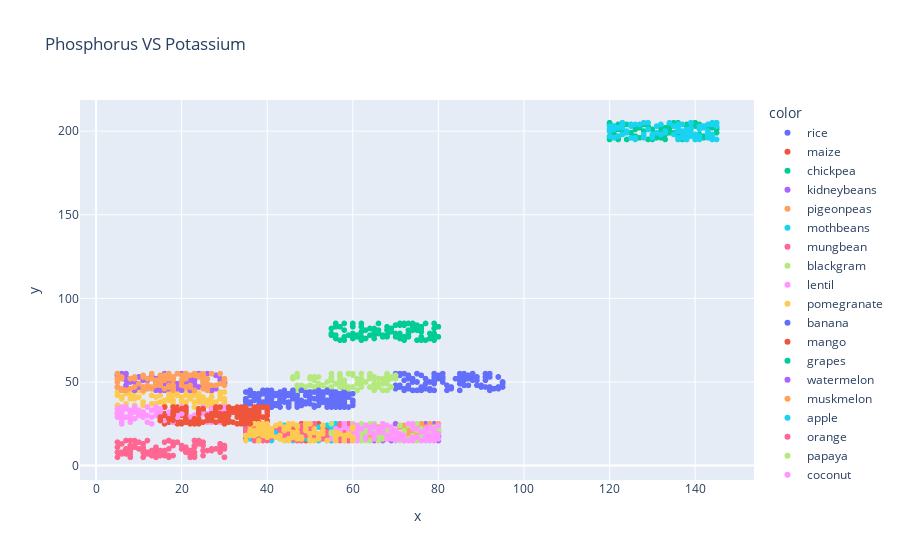

This figure's notebook cell:
### Code cell
fig=px.scatter(x=df['Phosphorus'],y=df['Potassium'],color=df['Label'],title='Phosphorus VS Potassium')
fig.show ()

### Figure 1 — Plotly figure (JSON) as saved in the notebook; plotly's stock layout.template omitted (floating-point values rounded to 4 significant figures)
{"data": [{"hovertemplate": "color=rice<br>x=%{x}<br>y=%{y}<extra></extra>", "legendgroup": "rice", "marker": {"color": "#636efa", "symbol": "circle"}, "mode": "markers", "name": "rice", "showlegend": true, "type": "scattergl", "x": [42, 58, 55, 35, 42, 37, 55, 53, 54, 58, 53, 46, 58, 56, 50, 48, 38, 35, 38, 35, 45, 40, 59, 41, 47, 53, 59, 50, 49, 51, 57, 35, 37, 53, 54, 55, 57, 39, 43, 44, 42, 45, 60, 40, 52, 35, 49, 39, 43, 55, 36, 60, 56, 60, 52, 38, 54, 36, 46, 55, 40, 58, 58, 36, 47, 41, 54, 59, 46, 56, 52, 45, 42, 43, 54, 36, 47, 35, 36, 41, 57, 45, 53, 43, 58, 60, 43, 50, 53, 50, 53, 44, 45, 40, 51, 46, 47, 55, 35, 37], "xaxis": "x", "y": [43, 41, 44, 40, 42, 42, 38, 40, 38, 38, 40, 42, 44, 36, 37, 39, 41, 39, 36, 40, 36, 43, 41, 43, 37, 41, 43, 41, 44, 35, 41, 40, 39, 38, 44, 42, 35, 36, 44, 41, 36, 43, 36, 40, 45, 38, 42, 38, 39, 45, 43, 39, 42, 43, 36, 39, 38, 45, 40, 35, 38, 45, 38, 42, 42, 36, 37, 35, 41, 37, 41, 38, 37, 42, 36, 45, 44, 38, 37, 38, 43, 35, 43, 39, 39, 38, 38, 44, 42, 40, 38, 38, 35, 38, 36, 42, 37, 45, 44, 40], "yaxis": "y"}, {"hovertemplate": "color=maize<br>x=%{x}<br>y=%{y}<extra></extra>", "legendgroup": "maize", "marker": {"color": "#EF553B", "symbol": "circle"}, "mode": "markers", "name": "maize", "showlegend": true, "type": "scattergl", "x": [54, 44, 43, 58, 38, 41, 41, 60, 44, 60, 44, 49, 52, 44, 54, 58, 47, 41, 53, 55, 57, 50, 56, 45, 48, 51, 39, 49, 48, 54, 35, 43, 57, 35, 46, 44, 56, 55, 35, 57, 56, 44, 48, 60, 51, 46, 60, 58, 43, 43, 36, 36, 60, 38, 54, 38, 44, 58, 44, 35, 45, 60, 51, 36, 48, 53, 45, 45, 35, 54, 39, 48, 37, 50, 39, 52, 39, 49, 42, 38, 52, 40, 57, 52, 59, 38, 60, 37, 58, 60, 59, 55, 51, 48, 60, 57, 35, 54, 58, 57], "xaxis": "x", "y": [16, 17, 16, 21, 20, 16, 17, 19, 17, 25, 19, 21, 16, 16, 21, 22, 17, 17, 19, 19, 21, 15, 22, 21, 16, 16, 18, 15, 22, 20, 25, 19, 25, 23, 22, 21, 18, 21, 18, 18, 17, 23, 17, 17, 23, 22, 15, 18, 23, 17, 20, 23, 23, 17, 17, 22, 21, 19, 20, 16, 20, 25, 24, 24, 18, 18, 23, 21, 24, 22, 18, 20, 16, 19, 24, 17, 23, 20, 21, 21, 25, 19, 24, 18, 17, 15, 22, 22, 15, 23, 17, 15, 18, 25, 22, 24, 22, 19, 23, 19], "yaxis": "y"}, {"hovertemplate": "color=chickpea<br>x=%{x}<br>y=%{y}<extra></extra>", "legendgroup": "chickpea", "marker": {"color": "#00cc96", "symbol": "circle"}, "mode": "markers", "name": "chickpea", "showlegend": true, "type": "scattergl", "x": [72, 72, 58, 72, 67, 73, 70, 70, 62, 74, 66, 66, 63, 62, 62, 72, 56, 71, 78, 70, 80, 68, 78, 68, 62, 67, 65, 60, 77, 68, 76, 79, 60, 78, 79, 58, 58, 55, 76, 61, 60, 55, 76, 68, 66, 64, 60, 76, 60, 68, 79, 74, 55, 77, 60, 67, 66, 71, 69, 79, 56, 72, 73, 64, 73, 75, 59, 69, 56, 76, 74, 71, 73, 70, 57, 79, 71, 76, 75, 80, 62, 79, 57, 73, 61, 78, 75, 55, 65, 60, 61, 67, 76, 63, 65, 56, 65, 56, 58, 69], "xaxis": "x", "y": [77, 84, 85, 85, 77, 81, 84, 84, 75, 81, 79, 79, 81, 85, 77, 84, 76, 84, 76, 77, 83, 77, 76, 83, 83, 78, 80, 84, 85, 81, 82, 85, 83, 76, 75, 81, 77, 78, 77, 77, 76, 79, 75, 81, 81, 78, 79, 83, 84, 78, 79, 85, 78, 75, 78, 78, 85, 76, 80, 77, 85, 75, 85, 82, 79, 75, 78, 82, 85, 80, 83, 79, 79, 79, 75, 82, 85, 82, 84, 77, 80, 78, 83, 77, 78, 79, 81, 82, 76, 85, 78, 77, 76, 76, 82, 78, 78, 83, 75, 82], "yaxis": "y"}, {"hovertemplate": "color=kidneybeans<br>x=%{x}<br>y=%{y}<extra></extra>", "legendgroup": "kidneybeans", "marker": {"color": "#ab63fa", "symbol": "circle"}, "mode": "markers", "name": "kidneybeans", "showlegend": true, "type": "scattergl", "x": [60, 70, 55, 64, 61, 65, 57, 80, 59, 59, 58, 57, 80, 60, 78, 77, 79, 80, 55, 65, 78, 65, 70, 64, 71, 79, 63, 80, 60, 75, 77, 72, 73, 77, 62, 59, 59, 62, 63, 79, 72, 64, 66, 57, 56, 77, 65, 72, 60, 80, 72, 67, 69, 77, 62, 71, 79, 59, 63, 56, 63, 67, 71, 74, 76, 66, 69, 65, 74, 67, 56, 59, 61, 80, 61, 74, 69, 75, 68, 65, 79, 78, 55, 59, 68, 68, 64, 69, 67, 69, 73, 78, 72, 67, 56, 65, 63, 70, 63, 60], "xaxis": "x", "y": [25, 16, 22, 16, 20, 22, 21, 18, 17, 22, 24, 19, 17, 22, 23, 25, 17, 15, 23, 20, 16, 25, 19, 22, 17, 20, 17, 22, 22, 21, 23, 18, 20, 17, 23, 22, 19, 22, 20, 23, 17, 15, 23, 18, 22, 24, 15, 21, 23, 19, 20, 24, 23, 25, 19, 17, 25, 18, 17, 20, 24, 22, 24, 15, 24, 17, 15, 16, 15, 25, 25, 15, 21, 20, 19, 21, 22, 18, 20, 16, 15, 22, 22, 15, 23, 19, 17, 19, 22, 20, 22, 20, 23, 15, 18, 18, 16, 25, 19, 24], "yaxis": "y"}, {"hovertemplate": "color=pigeonpeas<br>x=%{x}<br>y=%{y}<extra></extra>", "legendgroup": "pigeonpeas", "marker": {"color": "#FFA15A", "symbol": "circle"}, "mode": "markers", "name": "pigeonpeas", "showlegend": true, "type": "scattergl", "x": [72, 59, 73, 57, 79, 75, 70, 55, 58, 61, 58, 56, 72, 80, 72, 62, 58, 68, 67, 70, 63, 76, 55, 75, 71, 70, 72, 66, 56, 76, 69, 73, 61, 71, 61, 73, 72, 64, 74, 60, 66, 59, 67, 76, 73, 75, 70, 59, 62, 67, 66, 73, 67, 55, 56, 77, 73, 63, 77, 64, 75, 77, 80, 75, 80, 77, 78, 60, 74, 57, 60, 77, 68, 73, 59, 72, 56, 70, 74, 67, 74, 72, 68, 57, 62, 55, 77, 75, 71, 64, 55, 69, 67, 74, 64, 71, 72, 60, 71, 61], "xaxis": "x", "y": [24, 23, 23, 24, 18, 25, 20, 19, 20, 21, 24, 17, 17, 20, 17, 19, 16, 16, 24, 20, 19, 25, 19, 21, 24, 21, 21, 21, 17, 19, 19, 21, 18, 23, 21, 18, 22, 16, 19, 15, 15, 18, 18, 17, 19, 25, 20, 22, 23, 25, 23, 20, 18, 18, 24, 17, 20, 23, 22, 20, 24, 23, 25, 24, 21, 18, 25, 21, 16, 23, 19, 19, 20, 21, 24, 15, 23, 21, 15, 18, 20, 24, 20, 19, 16, 23, 21, 20, 24, 22, 16, 19, 19, 17, 18, 17, 22, 22, 18, 24], "yaxis": "y"}, {"hovertemplate": "color=mothbeans<br>x=%{x}<br>y=%{y}<extra></extra>", "legendgroup": "mothbeans", "marker": {"color": "#19d3f3", "symbol": "circle"}, "mode": "markers", "name": "mothbeans", "showlegend": true, "type": "scattergl", "x": [49, 59, 58, 43, 54, 43, 55, 35, 57, 53, 49, 56, 43, 38, 45, 57, 35, 55, 45, 58, 44, 49, 51, 48, 50, 56, 60, 37, 43, 43, 44, 43, 45, 56, 57, 45, 36, 57, 47, 49, 51, 44, 38, 57, 48, 44, 51, 44, 35, 60, 58, 42, 39, 36, 41, 41, 36, 46, 39, 57, 55, 51, 56, 57, 36, 41, 38, 37, 35, 45, 58, 56, 56, 51, 42, 59, 45, 40, 45, 52, 45, 54, 51, 41, 50, 40, 54, 55, 59, 45, 38, 58, 55, 36, 52, 59, 51, 47, 51, 51], "xaxis": "x", "y": [18, 23, 25, 18, 16, 22, 15, 20, 24, 24, 17, 25, 23, 22, 21, 20, 23, 25, 22, 25, 17, 22, 19, 15, 19, 20, 18, 21, 24, 24, 24, 22, 15, 23, 16, 19, 22, 20, 20, 16, 24, 21, 20, 20, 18, 20, 18, 24, 18, 23, 21, 22, 21, 22, 16, 15, 22, 15, 20, 25, 24, 17, 17, 17, 16, 19, 18, 24, 20, 20, 19, 23, 17, 25, 20, 20, 19, 17, 23, 23, 16, 24, 25, 21, 22, 23, 15, 22, 25, 18, 19, 17, 18, 23, 15, 22, 16, 17, 17, 21], "yaxis": "y"}, {"hovertemplate": "color=mungbean<br>x=%{x}<br>y=%{y}<extra></extra>", "legendgroup": "mungbean", "marker": {"color": "#FF6692", "symbol": "circle"}, "mode": "markers", "name": "mungbean", "showlegend": true, "type": "scattergl", "x": [55, 54, 55, 56, 56, 57, 59, 51, 49, 39, 35, 52, 42, 46, 38, 60, 53, 58, 35, 53, 47, 53, 45, 37, 60, 45, 57, 57, 57, 59, 41, 48, 36, 36, 59, 48, 50, 40, 43, 57, 60, 59, 60, 47, 45, 39, 40, 48, 59, 48, 43, 46, 47, 44, 58, 40, 38, 48, 49, 38, 58, 44, 59, 48, 41, 52, 48, 41, 37, 35, 41, 50, 35, 37, 39, 45, 37, 51, 56, 40, 36, 37, 47, 44, 59, 56, 45, 39, 37, 37, 54, 51, 54, 45, 40, 37, 44, 45, 45, 48], "xaxis": "x", "y": [20, 20, 20, 16, 17, 24, 23, 25, 18, 20, 22, 17, 23, 16, 21, 25, 22, 15, 24, 17, 20, 16, 23, 21, 15, 21, 25, 17, 22, 25, 18, 24, 25, 22, 22, 21, 21, 15, 22, 15, 23, 15, 25, 15, 22, 15, 24, 15, 25, 24, 21, 24, 19, 18, 20, 21, 18, 20, 25, 15, 15, 16, 23, 22, 17, 19, 17, 20, 25, 20, 20, 23, 21, 15, 22, 21, 20, 17, 20, 22, 21, 17, 18, 17, 19, 21, 18, 17, 15, 19, 17, 15, 20, 16, 21, 22, 19, 17, 23, 21], "yaxis": "y"}, {"hovertemplate": "color=blackgram<br>x=%{x}<br>y=%{y}<extra></extra>", "legendgroup": "blackgram", "marker": {"color": "#B6E880", "symbol": "circle"}, "mode": "markers", "name": "blackgram", "showlegend": true, "type": "scattergl", "x": [79, 62, 61, 73, 58, 55, 72, 64, 64, 74, 73, 67, 63, 66, 56, 66, 55, 58, 65, 62, 71, 71, 71, 63, 60, 61, 68, 62, 66, 63, 72, 65, 78, 67, 60, 76, 78, 60, 75, 72, 80, 76, 68, 78, 64, 80, 68, 67, 70, 74, 67, 80, 79, 75, 55, 68, 68, 76, 60, 72, 68, 62, 65, 64, 58, 75, 66, 70, 57, 58, 62, 75, 80, 76, 76, 61, 60, 63, 67, 63, 68, 61, 74, 79, 62, 60, 65, 55, 62, 59, 77, 58, 63, 63, 70, 73, 77, 79, 77, 62], "xaxis": "x", "y": [15, 21, 22, 25, 18, 16, 21, 20, 21, 17, 24, 25, 19, 22, 18, 15, 19, 23, 25, 18, 15, 24, 16, 18, 25, 21, 22, 15, 17, 22, 19, 21, 21, 17, 21, 17, 19, 17, 15, 15, 19, 18, 19, 21, 25, 19, 23, 16, 15, 15, 16, 22, 19, 21, 20, 17, 20, 22, 16, 17, 19, 15, 23, 15, 16, 25, 19, 16, 19, 25, 17, 22, 20, 16, 15, 20, 15, 15, 21, 16, 17, 15, 18, 17, 24, 17, 20, 25, 24, 22, 21, 17, 17, 18, 15, 16, 22, 23, 21, 25], "yaxis": "y"}, {"hovertemplate": "color=lentil<br>x=%{x}<br>y=%{y}<extra></extra>", "legendgroup": "lentil", "marker": {"color": "#FF97FF", "symbol": "circle"}, "mode": "markers", "name": "lentil", "showlegend": true, "type": "scattergl", "x": [76, 61, 60, 74, 71, 71, 72, 59, 64, 58, 77, 75, 69, 80, 78, 79, 62, 60, 67, 78, 80, 61, 66, 61, 60, 66, 56, 72, 77, 65, 79, 63, 78, 78, 67, 65, 72, 57, 58, 58, 65, 65, 65, 69, 55, 61, 79, 63, 61, 70, 74, 64, 58, 79, 68, 79, 77, 74, 68, 75, 78, 79, 60, 69, 67, 67, 67, 70, 71, 68, 66, 65, 59, 59, 63, 69, 75, 61, 74, 74, 63, 56, 74, 76, 65, 67, 79, 61, 70, 80, 77, 67, 73, 56, 70, 56, 77, 59, 73, 77], "xaxis": "x", "y": [15, 22, 20, 17, 16, 18, 18, 21, 20, 17, 20, 22, 23, 24, 15, 17, 22, 24, 22, 18, 16, 24, 20, 21, 21, 22, 18, 15, 20, 24, 22, 16, 23, 18, 25, 23, 15, 21, 15, 25, 19, 19, 19, 19, 16, 17, 15, 17, 15, 16, 25, 23, 23, 22, 18, 20, 22, 17, 24, 17, 22, 19, 18, 16, 21, 23, 20, 21, 19, 16, 22, 16, 22, 19, 17, 21, 17, 18, 17, 22, 24, 17, 15, 20, 16, 21, 16, 22, 19, 19, 20, 22, 25, 18, 15, 22, 17, 19, 15, 15], "yaxis": "y"}, {"hovertemplate": "color=pomegranate<br>x=%{x}<br>y=%{y}<extra></extra>", "legendgroup": "pomegranate", "marker": {"color": "#FECB52", "symbol": "circle"}, "mode": "markers", "name": "pomegranate", "showlegend": true, "type": "scattergl", "x": [24, 18, 26, 18, 27, 25, 21, 30, 27, 11, 5, 10, 7, 20, 22, 15, 27, 18, 15, 23, 8, 27, 23, 16, 29, 17, 21, 6, 23, 16, 18, 21, 23, 17, 25, 18, 19, 24, 24, 17, 30, 29, 24, 21, 11, 25, 22, 21, 26, 18, 6, 21, 5, 7, 13, 24, 23, 20, 19, 9, 27, 30, 21, 30, 11, 9, 27, 29, 25, 14, 9, 14, 21, 23, 6, 5, 9, 8, 11, 17, 5, 28, 13, 9, 27, 25, 7, 10, 18, 26, 16, 20, 9, 30, 25, 23, 14, 17, 24, 28], "xaxis": "x", "y": [38, 37, 36, 39, 38, 38, 38, 40, 41, 38, 36, 41, 37, 41, 40, 42, 41, 42, 38, 44, 40, 45, 44, 39, 40, 42, 44, 40, 44, 36, 43, 42, 42, 40, 36, 42, 42, 41, 40, 39, 38, 44, 43, 35, 36, 41, 43, 38, 38, 37, 41, 45, 44, 43, 37, 41, 35, 39, 43, 45, 36, 44, 42, 37, 44, 40, 44, 42, 40, 37, 36, 37, 35, 38, 41, 36, 44, 43, 45, 45, 42, 38, 42, 40, 41, 36, 45, 45, 43, 39, 36, 38, 41, 35, 35, 45, 41, 45, 39, 37], "yaxis": "y"}, {"hovertemplate": "color=banana<br>x=%{x}<br>y=%{y}<extra></extra>", "legendgroup": "banana", "marker": {"color": "#636efa", "symbol": "circle"}, "mode": "markers", "name": "banana", "showlegend": true, "type": "scattergl", "x": [94, 95, 92, 76, 77, 94, 92, 89, 88, 77, 88, 87, 75, 85, 95, 79, 95, 79, 76, 86, 94, 78, 70, 71, 79, 78, 73, 76, 87, 83, 91, 81, 74, 71, 91, 71, 79, 72, 73, 84, 90, 70, 89, 80, 91, 78, 70, 86, 95, 90, 72, 81, 75, 81, 75, 71, 94, 73, 79, 86, 79, 74, 75, 83, 85, 80, 72, 75, 85, 87, 72, 88, 79, 88, 74, 82, 91, 85, 88, 92, 92, 77, 86, 88, 73, 73, 74, 89, 70, 87, 82, 86, 85, 93, 89, 94, 81, 71, 75, 81], "xaxis": "x", "y": [46, 50, 53, 54, 49, 53, 55, 53, 55, 52, 52, 54, 50, 53, 49, 55, 47, 45, 45, 48, 53, 50, 48, 47, 51, 45, 48, 47, 48, 47, 47, 52, 45, 48, 51, 47, 49, 55, 53, 52, 47, 48, 53, 52, 53, 46, 55, 52, 50, 48, 45, 55, 50, 50, 45, 55, 47, 54, 45, 53, 53, 50, 55, 46, 51, 54, 51, 45, 49, 52, 46, 54, 50, 55, 45, 48, 55, 55, 51, 45, 47, 46, 55, 52, 46, 52, 52, 48, 46, 48, 45, 51, 45, 46, 51, 47, 52, 54, 55, 53], "yaxis": "y"}, {"hovertemplate": "color=mango<br>x=%{x}<br>y=%{y}<extra></extra>", "legendgroup": "mango", "marker": {"color": "#EF553B", "symbol": "circle"}, "mode": "markers", "name": "mango", "showlegend": true, "type": "scattergl", "x": [40, 24, 26, 22, 21, 19, 21, 17, 36, 28, 19, 23, 30, 27, 19, 28, 38, 37, 18, 16, 20, 25, 17, 37, 15, 37, 19, 33, 27, 16, 36, 29, 31, 34, 16, 30, 35, 18, 40, 29, 38, 32, 38, 32, 29, 34, 19, 17, 15, 19, 36, 31, 36, 23, 26, 33, 18, 17, 34, 35, 28, 24, 35, 24, 37, 36, 18, 38, 31, 29, 20, 21, 30, 38, 24, 36, 18, 16, 27, 17, 29, 36, 27, 28, 36, 35, 21, 38, 18, 23, 31, 34, 37, 16, 24, 38, 21, 18, 20, 26], "xaxis": "x", "y": [27, 31, 27, 25, 32, 35, 34, 31, 33, 30, 27, 27, 34, 30, 31, 33, 32, 30, 30, 35, 25, 33, 31, 28, 30, 30, 31, 29, 28, 25, 31, 34, 26, 28, 31, 29, 31, 26, 26, 34, 33, 32, 31, 33, 26, 35, 32, 26, 27, 25, 26, 32, 27, 30, 26, 35, 30, 26, 32, 28, 26, 32, 34, 34, 25, 27, 31, 32, 34, 32, 26, 32, 27, 25, 34, 29, 35, 35, 34, 30, 29, 31, 26, 35, 26, 31, 30, 31, 31, 28, 27, 26, 33, 27, 25, 26, 30, 33, 30, 31], "yaxis": "y"}, {"hovertemplate": "color=grapes<br>x=%{x}<br>y=%{y}<extra></extra>", "legendgroup": "grapes", "marker": {"color": "#00cc96", "symbol": "circle"}, "mode": "markers", "name": "grapes", "showlegend": true, "type": "scattergl", "x": [130, 144, 123, 125, 131, 123, 140, 122, 123, 134, 130, 145, 122, 139, 141, 138, 144, 136, 122, 136, 145, 132, 133, 121, 125, 140, 132, 126, 120, 142, 135, 126, 139, 141, 142, 129, 134, 138, 131, 122, 126, 128, 132, 137, 123, 136, 134, 139, 127, 138, 120, 142, 133, 139, 134, 140, 127, 120, 139, 136, 139, 133, 130, 135, 140, 132, 121, 132, 142, 121, 140, 120, 133, 135, 145, 136, 129, 130, 129, 135, 120, 125, 132, 140, 145, 128, 139, 122, 144, 120, 141, 121, 125, 138, 124, 138, 143, 142, 124, 134], "xaxis": "x", "y": [195, 204, 205, 196, 196, 198, 197, 195, 203, 204, 197, 205, 201, 203, 204, 195, 202, 205, 197, 204, 201, 197, 198, 201, 199, 205, 203, 197, 200, 197, 203, 203, 198, 202, 196, 201, 199, 204, 198, 204, 201, 204, 197, 195, 200, 197, 200, 201, 196, 203, 204, 203, 195, 199, 202, 195, 202, 195, 201, 195, 203, 201, 196, 205, 195, 196, 199, 202, 203, 199, 205, 196, 202, 199, 199, 201, 195, 201, 203, 203, 205, 204, 200, 203, 202, 200, 199, 196, 197, 197, 198, 203, 204, 197, 204, 200, 201, 202, 195, 204], "yaxis": "y"}, {"hovertemplate": "color=watermelon<br>x=%{x}<br>y=%{y}<extra></extra>", "legendgroup": "watermelon", "marker": {"color": "#ab63fa", "symbol": "circle"}, "mode": "markers", "name": "watermelon", "showlegend": true, "type": "scattergl", "x": [25, 19, 30, 8, 22, 26, 27, 22, 22, 13, 25, 15, 10, 9, 17, 12, 14, 21, 18, 17, 14, 8, 19, 16, 29, 9, 21, 5, 28, 29, 15, 21, 14, 5, 8, 22, 7, 27, 10, 16, 18, 7, 6, 5, 16, 20, 25, 7, 28, 25, 25, 16, 12, 23, 25, 28, 21, 20, 7, 6, 13, 17, 6, 10, 11, 25, 7, 12, 22, 19, 22, 30, 14, 23, 16, 5, 7, 18, 5, 23, 30, 10, 11, 21, 6, 20, 7, 24, 21, 25, 25, 10, 22, 14, 30, 12, 7, 18, 23, 24], "xaxis": "x", "y": [51, 55, 50, 50, 52, 55, 45, 53, 45, 54, 53, 47, 47, 50, 46, 51, 52, 55, 50, 51, 50, 52, 49, 55, 52, 45, 50, 54, 54, 51, 45, 48, 45, 47, 51, 46, 55, 48, 53, 46, 52, 53, 53, 52, 49, 48, 47, 51, 54, 52, 50, 45, 46, 49, 51, 46, 51, 45, 52, 55, 54, 55, 53, 49, 46, 52, 47, 46, 52, 46, 50, 50, 52, 47, 45, 47, 45, 50, 55, 51, 50, 53, 51, 55, 45, 55, 48, 55, 54, 51, 54, 53, 54, 50, 49, 47, 45, 50, 55, 47], "yaxis": "y"}, {"hovertemplate": "color=muskmelon<br>x=%{x}<br>y=%{y}<extra></extra>", "legendgroup": "muskmelon", "marker": {"color": "#FFA15A", "symbol": "circle"}, "mode": "markers", "name": "muskmelon", "showlegend": true, "type": "scattergl", "x": [17, 27, 25, 18, 26, 25, 24, 30, 6, 26, 30, 9, 7, 21, 26, 27, 5, 14, 18, 14, 9, 6, 12, 13, 25, 25, 21, 25, 24, 25, 17, 25, 25, 11, 26, 17, 25, 8, 13, 22, 13, 23, 22, 23, 10, 12, 20, 11, 19, 26, 20, 17, 7, 22, 21, 12, 12, 14, 9, 16, 7, 6, 20, 29, 5, 5, 15, 11, 15, 30, 12, 25, 11, 5, 18, 22, 18, 18, 28, 18, 20, 22, 25, 15, 16, 5, 21, 23, 29, 11, 18, 21, 8, 6, 25, 13, 26, 21, 15, 16], "xaxis": "x", "y": [55, 48, 52, 52, 45, 49, 53, 51, 52, 52, 48, 52, 45, 55, 45, 55, 55, 51, 48, 48, 53, 53, 46, 47, 50, 53, 52, 55, 54, 50, 48, 54, 51, 54, 52, 52, 46, 46, 46, 47, 52, 55, 47, 45, 49, 52, 51, 53, 55, 49, 48, 47, 45, 48, 47, 48, 47, 49, 47, 46, 45, 45, 50, 49, 47, 52, 54, 47, 48, 52, 52, 50, 45, 55, 46, 54, 52, 45, 48, 53, 54, 47, 54, 49, 51, 50, 47, 54, 55, 47, 51, 52, 52, 46, 50, 55, 47, 52, 52, 54], "yaxis": "y"}, {"hovertemplate": "color=apple<br>x=%{x}<br>y=%{y}<extra></extra>", "legendgroup": "apple", "marker": {"color": "#19d3f3", "symbol": "circle"}, "mode": "markers", "name": "apple", "showlegend": true, "type": "scattergl", "x": [128, 144, 128, 120, 129, 137, 139, 123, 144, 124, 122, 121, 126, 139, 133, 143, 140, 137, 121, 144, 128, 128, 143, 140, 144, 141, 144, 143, 137, 144, 126, 120, 143, 141, 142, 138, 125, 121, 122, 123, 121, 137, 135, 144, 123, 133, 130, 143, 143, 122, 125, 139, 123, 136, 131, 140, 138, 127, 145, 139, 126, 136, 124, 138, 136, 134, 143, 120, 145, 141, 123, 136, 136, 141, 129, 138, 137, 132, 139, 125, 143, 144, 143, 135, 130, 142, 129, 135, 145, 121, 131, 140, 138, 140, 145, 120, 132, 137, 144, 140], "xaxis": "x", "y": [196, 197, 205, 201, 201, 204, 205, 205, 196, 199, 197, 196, 204, 199, 200, 199, 198, 199, 203, 195, 205, 198, 196, 198, 204, 203, 197, 198, 200, 198, 196, 203, 197, 201, 202, 195, 204, 196, 202, 202, 201, 196, 198, 205, 205, 199, 198, 200, 204, 202, 196, 202, 198, 200, 199, 197, 201, 204, 203, 205, 195, 202, 200, 200, 196, 205, 197, 200, 205, 197, 204, 195, 204, 195, 201, 197, 200, 204, 197, 203, 204, 196, 197, 203, 196, 203, 205, 203, 205, 201, 203, 195, 198, 197, 195, 197, 198, 196, 196, 197], "yaxis": "y"}, {"hovertemplate": "color=orange<br>x=%{x}<br>y=%{y}<extra></extra>", "legendgroup": "orange", "marker": {"color": "#FF6692", "symbol": "circle"}, "mode": "markers", "name": "orange", "showlegend": true, "type": "scattergl", "x": [30, 6, 13, 16, 7, 27, 23, 18, 24, 23, 17, 12, 9, 7, 18, 11, 8, 17, 5, 8, 13, 25, 7, 23, 14, 7, 29, 14, 8, 18, 25, 12, 16, 14, 7, 12, 25, 8, 5, 17, 30, 23, 27, 11, 21, 22, 18, 10, 16, 9, 11, 15, 5, 22, 15, 6, 16, 20, 29, 28, 25, 6, 29, 11, 24, 21, 29, 29, 23, 9, 5, 12, 20, 8, 8, 21, 19, 18, 15, 22, 25, 7, 7, 30, 17, 23, 20, 23, 14, 11, 29, 24, 8, 10, 13, 30, 8, 7, 17, 26], "xaxis": "x", "y": [12, 13, 6, 9, 9, 10, 15, 14, 14, 6, 15, 8, 12, 10, 6, 8, 7, 5, 8, 9, 6, 14, 10, 5, 8, 15, 12, 5, 15, 14, 14, 15, 6, 8, 8, 7, 6, 11, 5, 6, 10, 15, 9, 13, 8, 6, 13, 10, 8, 11, 5, 9, 11, 9, 7, 7, 14, 10, 8, 10, 12, 8, 13, 11, 15, 9, 13, 13, 12, 15, 14, 8, 10, 5, 12, 11, 14, 12, 6, 5, 9, 9, 9, 11, 10, 8, 12, 11, 11, 10, 10, 13, 10, 14, 9, 5, 12, 7, 15, 9], "yaxis": "y"}, {"hovertemplate": "color=papaya<br>x=%{x}<br>y=%{y}<extra></extra>", "legendgroup": "papaya", "marker": {"color": "#B6E880", "symbol": "circle"}, "mode": "markers", "name": "papaya", "showlegend": true, "type": "scattergl", "x": [68, 46, 47, 65, 68, 68, 62, 65, 68, 64, 51, 47, 64, 57, 60, 58, 55, 51, 65, 57, 52, 67, 64, 62, 48, 46, 68, 59, 51, 54, 56, 68, 59, 70, 61, 60, 62, 62, 57, 47, 50, 46, 68, 62, 58, 60, 66, 65, 54, 64, 52, 47, 48, 54, 65, 52, 46, 63, 49, 53, 55, 62, 58, 65, 50, 64, 58, 58, 69, 67, 67, 68, 57, 50, 50, 47, 60, 51, 68, 69, 55, 55, 62, 69, 61, 57, 66, 55, 61, 64, 57, 65, 66, 55, 70, 59, 64, 67, 59, 64], "xaxis": "x", "y": [50, 45, 55, 53, 45, 45, 50, 47, 54, 47, 47, 53, 54, 48, 54, 49, 53, 52, 47, 51, 53, 45, 52, 55, 45, 52, 52, 46, 51, 46, 49, 51, 47, 52, 49, 55, 52, 51, 53, 48, 48, 53, 55, 52, 51, 47, 47, 48, 46, 52, 47, 46, 48, 50, 49, 49, 52, 50, 47, 48, 51, 49, 47, 52, 52, 47, 50, 49, 47, 52, 52, 49, 47, 52, 53, 45, 47, 53, 45, 52, 52, 51, 47, 53, 45, 54, 49, 55, 52, 55, 55, 45, 52, 47, 54, 55, 47, 49, 55, 53], "yaxis": "y"}, {"hovertemplate": "color=coconut<br>x=%{x}<br>y=%{y}<extra></extra>", "legendgroup": "coconut", "marker": {"color": "#FF97FF", "symbol": "circle"}, "mode": "markers", "name": "coconut", "showlegend": true, "type": "scattergl", "x": [30, 23, 28, 21, 18, 11, 5, 6, 30, 7, 18, 10, 8, 18, 15, 19, 20, 17, 11, 6, 6, 6, 8, 13, 9, 27, 24, 6, 14, 14, 6, 11, 14, 6, 6, 25, 14, 12, 25, 21, 22, 5, 11, 30, 10, 7, 20, 15, 17, 15, 23, 19, 21, 27, 29, 8, 24, 29, 11, 10, 29, 29, 30, 12, 13, 28, 24, 23, 26, 28, 18, 6, 30, 7, 26, 6, 12, 5, 19, 9, 30, 30, 13, 29, 30, 13, 15, 12, 28, 22, 10, 20, 9, 16, 8, 8, 27, 21, 5, 26], "xaxis": "x", "y": [29, 28, 33, 35, 35, 32, 31, 27, 29, 35, 26, 33, 32, 30, 34, 33, 26, 32, 29, 26, 30, 32, 26, 33, 28, 26, 33, 25, 30, 35, 29, 31, 30, 33, 33, 35, 33, 30, 31, 35, 29, 29, 32, 35, 30, 29, 35, 32, 29, 34, 25, 29, 35, 34, 29, 28, 27, 32, 31, 32, 27, 35, 27, 30, 29, 32, 29, 30, 26, 26, 27, 35, 31, 34, 31, 25, 26, 32, 31, 32, 34, 30, 33, 26, 30, 25, 33, 35, 30, 29, 33, 31, 35, 27, 30, 33, 32, 26, 34, 29], "yaxis": "y"}, {"hovertemplate": "color=cotton<br>x=%{x}<br>y=%{y}<extra></extra>", "legendgroup": "cotton", "marker": {"color": "#FECB52", "symbol": "circle"}, "mode": "markers", "name": "cotton", "showlegend": true, "type": "scattergl", "x": [47, 36, 47, 47, 38, 50, 41, 45, 47, 60, 45, 59, 38, 49, 40, 35, 43, 46, 39, 56, 36, 58, 42, 41, 39, 60, 46, 49, 35, 36, 45, 51, 60, 37, 52, 48, 38, 41, 53, 48, 46, 41, 42, 50, 37, 39, 38, 38, 40, 50, 40, 40, 50, 36, 50, 51, 57, 47, 52, 40, 60, 43, 44, 49, 44, 59, 53, 52, 36, 48, 52, 37, 39, 51, 36, 56, 54, 56, 45, 46, 49, 53, 60, 56, 52, 43, 44, 43, 37, 48, 45, 56, 40, 37, 46, 38, 53, 39, 58, 60], "xaxis": "x", "y": [24, 20, 18, 23, 23, 19, 20, 22, 16, 22, 25, 18, 15, 21, 25, 18, 16, 18, 24, 15, 24, 18, 24, 22, 21, 23, 19, 22, 15, 19, 23, 22, 17, 20, 16, 16, 25, 18, 19, 16, 17, 22, 17, 25, 18, 25, 19, 24, 17, 15, 17, 20, 16, 21, 19, 20, 19, 20, 19, 23, 17, 18, 21, 25, 15, 19, 24, 18, 18, 17, 19, 25, 22, 15, 24, 18, 15, 15, 15, 25, 24, 19, 17, 17, 19, 16, 23, 25, 21, 16, 16, 20, 17, 18, 20, 20, 21, 18, 15, 15], "yaxis": "y"}, {"hovertemplate": "color=jute<br>x=%{x}<br>y=%{y}<extra></extra>", "legendgroup": "jute", "marker": {"color": "#636efa", "symbol": "circle"}, "mode": "markers", "name": "jute", "showlegend": true, "type": "scattergl", "x": [47, 37, 41, 40, 41, 35, 37, 43, 55, 40, 53, 46, 41, 55, 43, 38, 49, 40, 35, 45, 53, 56, 55, 45, 54, 56, 40, 44, 47, 40, 57, 36, 60, 51, 39, 50, 52, 52, 49, 48, 47, 52, 52, 51, 37, 41, 55, 56, 40, 56, 56, 46, 48, 58, 50, 41, 42, 40, 57, 41, 45, 40, 43, 36, 58, 41, 48, 58, 59, 35, 41, 57, 42, 59, 43, 46, 37, 41, 56, 53, 54, 58, 39, 50, 38, 48, 41, 54, 46, 52, 43, 55, 57, 47, 43, 44, 52, 39, 39, 38], "xaxis": "x", "y": [38, 39, 45, 39, 40, 36, 43, 40, 44, 40, 44, 45, 38, 40, 38, 35, 38, 39, 44, 37, 38, 36, 38, 42, 45, 39, 45, 45, 40, 45, 35, 38, 38, 40, 45, 43, 41, 42, 37, 45, 36, 39, 45, 44, 41, 35, 36, 35, 42, 40, 44, 42, 36, 41, 40, 40, 43, 43, 43, 44, 43, 43, 35, 44, 35, 37, 36, 35, 41, 35, 35, 38, 43, 35, 42, 44, 42, 36, 37, 38, 39, 37, 43, 44, 36, 38, 36, 35, 41, 43, 43, 43, 41, 35, 38, 43, 39, 37, 43, 43], "yaxis": "y"}, {"hovertemplate": "color=coffee<br>x=%{x}<br>y=%{y}<extra></extra>", "legendgroup": "coffee", "marker": {"color": "#EF553B", "symbol": "circle"}, "mode": "markers", "name": "coffee", "showlegend": true, "type": "scattergl", "x": [21, 21, 38, 24, 28, 23, 31, 25, 18, 32, 36, 33, 15, 30, 39, 34, 15, 20, 29, 32, 24, 21, 23, 26, 33, 25, 26, 18, 27, 39, 27, 21, 27, 24, 31, 35, 27, 40, 40, 21, 34, 30, 21, 33, 23, 15, 29, 29, 35, 29, 33, 17, 19, 20, 27, 40, 35, 31, 28, 24, 26, 28, 40, 38, 40, 22, 40, 28, 39, 28, 20, 26, 29, 30, 40, 37, 40, 37, 18, 23, 18, 31, 33, 26, 35, 36, 38, 33, 31, 16, 40, 31, 21, 38, 35, 34, 15, 33, 32, 18], "xaxis": "x", "y": [26, 26, 35, 31, 34, 25, 27, 34, 32, 34, 28, 25, 27, 31, 29, 30, 28, 26, 28, 26, 28, 28, 28, 30, 31, 26, 27, 27, 31, 35, 27, 34, 31, 33, 35, 35, 29, 33, 30, 33, 25, 25, 27, 34, 28, 29, 30, 27, 32, 35, 25, 28, 33, 34, 28, 35, 25, 30, 30, 26, 27, 35, 35, 29, 30, 26, 32, 33, 29, 26, 26, 30, 31, 28, 33, 35, 33, 32, 35, 25, 31, 26, 33, 27, 28, 25, 29, 33, 31, 30, 30, 34, 35, 34, 26, 32, 27, 30, 34, 30], "yaxis": "y"}], "layout": {"legend": {"title": {"text": "color"}, "tracegroupgap": 0}, "title": {"text": "Phosphorus VS Potassium"}, "xaxis": {"anchor": "y", "domain": [0, 1], "title": {"text": "x"}}, "yaxis": {"anchor": "x", "domain": [0, 1], "title": {"text": "y"}}}}
